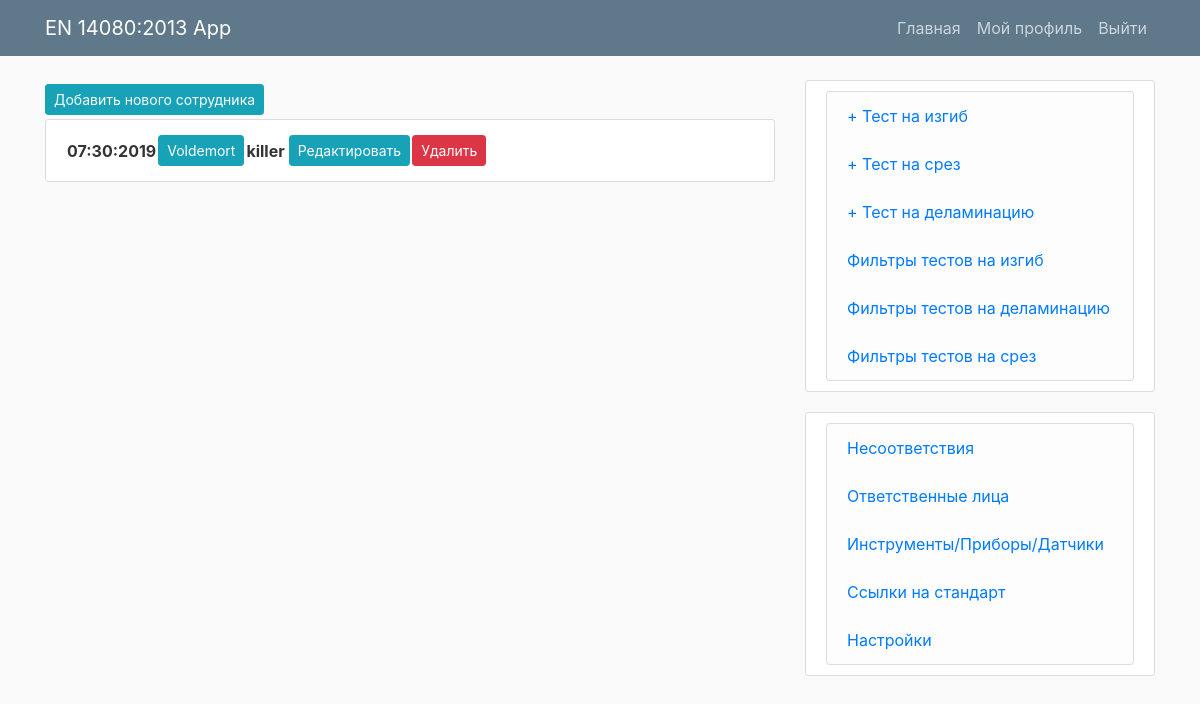
Screenshot of /persons/ (signed in) with the database file from the repository.
### mainApp/models.py (models this page shows, shortened)
class Person(models.Model):
	name = models.CharField(max_length=100)
	position = models.CharField(max_length=100)
	training_date = models.DateField()
	next_training_date = models.DateField()
	comment = models.TextField(blank=True)
	author = models.ForeignKey(User, blank=True, null=True, on_delete=models.CASCADE)

### mainApp/views.py (the view)
# urls.py: path('persons/', today_views.PersonsView, name='persons'),
@login_required
def PersonsView(request):
	user = get_object_or_404(User, username=request.user.username)
	persons = Person.objects.filter(author=user).order_by('name')
	return render(request, 'mainApp/persons.html', {'persons': persons,})

### mainApp/templates/mainApp/persons.html
{% extends "mainApp/today.html" %}
{% load crispy_forms_tags %}
{% load bootstrap4 %}
{% block content %}
<a class="btn btn-info btn-sm mt-1 mb-1" href="{% url 'person-create' %}">Добавить нового сотрудника</a>
{% for person in persons %}
<div class="content-section tabletoday">
    <table>
        <tr>
            <th>{{ person.training_date|date:"m:d:Y" }}</th>
            <th><a class="btn btn-info btn-sm mt-1 mb-1" href="{% url 'person' person.id %}">{{ person.name }}</a></th>
            <th>{{ person.position }}</th>
            <th></th>
            <th>
                <a class="btn btn-info btn-sm mt-1 mb-1" href="{% url 'person-update' person.id %}">Редактировать</a>
            </th>
             <th>
                <a class="btn btn-danger btn-sm mt-1 mb-1" href="{% url 'person-delete' person.id %}">Удалить</a>
            </th>
        </tr>
    </table>
</div>
{% endfor %}
{% endblock content %}

### mainApp/static/mainApp/main.css (style rules this page uses)
.content-section { background: #ffffff; padding: 10px 20px; border: 1px solid #dddddd; border-radius: 3px; margin-bottom: 20px; }
body { background: #fafafa; color: #333333; margin-top: 5rem; }

### rows the page displays
Person: training_date "07:30:2019", name "Voldemort", position "killer"
